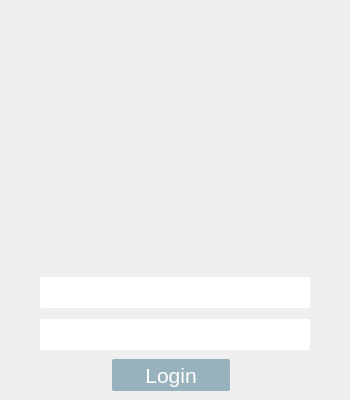
<?xml version="1.0" encoding="UTF-8"?>
<ui version="4.0">
 <class>Form</class>
 <widget class="QWidget" name="Form">
  <property name="geometry">
   <rect>
    <x>0</x>
    <y>0</y>
    <width>350</width>
    <height>400</height>
   </rect>
  </property>
  <property name="windowTitle">
   <string>Blastboard - Login</string>
  </property>
  <property name="styleSheet">
   <string notr="true">background-image:url(:/assets/blast_3.png);</string>
  </property>
  <widget class="QLineEdit" name="lineEdit">
   <property name="geometry">
    <rect>
     <x>40</x>
     <y>277</y>
     <width>270</width>
     <height>31</height>
    </rect>
   </property>
   <property name="styleSheet">
    <string notr="true">background: none; background-color: #ffffff;font-size:18pt; border-radius:2px; font-family:'Arial'; </string>
   </property>
  </widget>
  <widget class="QLineEdit" name="lineEdit_2">
   <property name="geometry">
    <rect>
     <x>40</x>
     <y>319</y>
     <width>270</width>
     <height>31</height>
    </rect>
   </property>
   <property name="styleSheet">
    <string notr="true">background: none; background-color: #ffffff; font-size:18pt; border-radius:2px; font-family:'Arial';</string>
   </property>
  </widget>
  <widget class="QPushButton" name="pushButton">
   <property name="geometry">
    <rect>
     <x>112</x>
     <y>359</y>
     <width>118</width>
     <height>32</height>
    </rect>
   </property>
   <property name="styleSheet">
    <string notr="true">QPushButton{background: none; background-color:#98B2BD; height: 5px; color: #ffffff; font-size:16pt; font-family:'Arial'; border-radius:2px;} QPushButton:hover{background-color:#798e97;}</string>
   </property>
   <property name="text">
    <string>Login</string>
   </property>
  </widget>
 </widget>
 <resources/>
 <connections/>
</ui>
